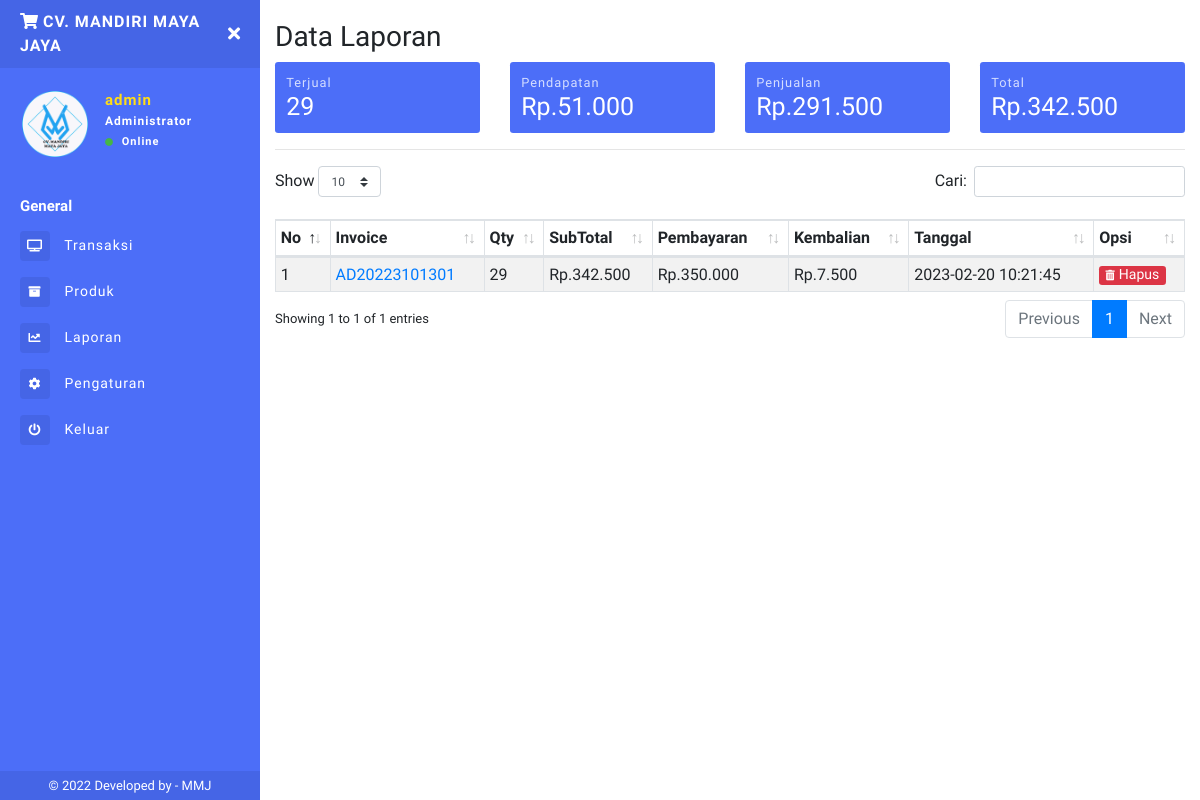
The app's page /laporan.php (signed in) with its own data.
### tables this page shows
CREATE TABLE `inv` (
  `invid` int(11) NOT NULL AUTO_INCREMENT,
  `invoice` varchar(100) NOT NULL,
  `tgl_inv` timestamp NOT NULL DEFAULT current_timestamp() ON UPDATE current_timestamp(),
  `pembayaran` int(11) NOT NULL,
  `kembalian` int(11) NOT NULL,
  `status` varchar(10) NOT NULL,
  PRIMARY KEY (`invid`)
);

### laporan.php (the view, shortened to what this page needs)
<?php include 'sidebar.php'; ?>
<?php
$i1 = mysqli_fetch_assoc(mysqli_query($conn,"SELECT SUM(qty) as totqty FROM laporan"));
$i2 = mysqli_fetch_assoc(mysqli_query($conn,"SELECT SUM(qty*harga_modal) as totdpt FROM laporan"));
$i3 = mysqli_fetch_assoc(mysqli_query($conn,"SELECT SUM(subtotal-qty*harga_modal) as totdpt1 FROM laporan"));
$i4 = mysqli_fetch_assoc(mysqli_query($conn,"SELECT SUM(subtotal) as isub FROM laporan"));
?>
    <h1 class="h3 mb-2">Data Laporan</h1>
        <div class="row">
            <div class="col-6 col-sm-6 col-md-3 col-lg-3 m-pr-1 m-mb-1">
                <div class="box-laporan">
                    <p class="small mb-0">Terjual</p>
                    <h5 class="mb-0"><?php echo ribuan($i1['totqty']); ?></h5>
                </div>
            </div>
            <div class="col-6 col-sm-6 col-md-3 col-lg-3 m-pl-1 m-mb-1">
                <div class="box-laporan">
                    <p class="small mb-0">Pendapatan</p>
                    <h5 class="mb-0">Rp.<?php echo ribuan($i3['totdpt1']); ?></h5>
                </div>
            </div>
            <div class="col-6 col-sm-6 col-md-3 col-lg-3 m-pr-1">
                <div class="box-laporan">
                    <p class="small mb-0">Penjualan</p>
                    <h5 class="mb-0">Rp.<?php echo ribuan($i2['totdpt']); ?></h5>
                </div>
            </div>
            <div class="col-6 col-sm-6 col-md-3 col-lg-3 m-pl-1">
                <div class="box-laporan">
                    <p class="small mb-0">Total</p>
                    <h5 class="mb-0">Rp.<?php echo ribuan($i4['isub']); ?></h5>
                </div>
            </div>
        </div>
<hr>
<table class="table table-striped table-sm table-bordered dt-responsive nowrap" id="table" width="100%">
<thead>
  <tr>
    <th>No</th>
    <th>Invoice</th>
    <th>Qty</th>
    <th>SubTotal</th>
    <th>Pembayaran</th>
    <th>Kembalian</th>
    <th>Tanggal</th>
    <th>Opsi</th>
  </tr>
</thead>
<tbody>
<?php
    $no = 1;
    $data_laporan = mysqli_query($conn,"SELECT * FROM inv WHERE status='selesai' ORDER BY invid ASC");
    while($d = mysqli_fetch_array($data_laporan)){
      $oninv = $d['invoice'];
        ?>
  <tr>
    <td><?php echo $no++; ?></td>
    <td><a href="invoice.php?detail=<?php echo $oninv ?>"><?php echo $d['invoice']; ?></a></td>
    <td><?php
  $result1 = mysqli_query($conn,"SELECT SUM(qty) AS count FROM laporan WHERE invoice='$oninv'");
  $cekrow = mysqli_num_rows($result1);
  $row1 = mysqli_fetch_assoc($result1);
  $count = $row1['count'];
  if($cekrow > 0){
      echo ribuan($count);
      } else {
          echo '0';
      }?></td>
    <td>Rp.<?php
  $result2 = mysqli_query($conn,"SELECT SUM(subtotal) AS count1 FROM laporan WHERE invoice='$oninv'");
  $cekrow1 = mysqli_num_rows($result2);
  $row2 = mysqli_fetch_assoc($result2);
  $count1 = $row2['count1'];
  if($cekrow1 > 0){
      echo ribuan($count1);
      } else {
          echo '0';
      }?></td>
    <td>Rp.<?php echo ribuan($d['pembayaran']); ?></td>
    <td>Rp.<?php echo ribuan($d['kembalian']); ?></td>
    <td><?php echo $d['tgl_inv']; ?></td>
    <td>
      <form method="post">
        <button type="submit" name="Remove" class="btn btn-danger btn-xs">
          <i class="fas fa-trash-alt fa-xs mr-1"></i>Hapus</button>
      </form>
    </td>
  </tr>
  <?php } ?>
</tbody>
</table>
<?php include 'footer.php'; ?>

### sidebar.php (shortened to what this page needs)
<?php
include "config.php";
  function ribuan ($nilai){
    return number_format ($nilai, 0, ',', '.');
}
$uid = $_SESSION['userid'];
$DataLogin = mysqli_fetch_array(mysqli_query($conn,"SELECT * FROM login WHERE userid='$uid'"));
$username = $DataLogin['username'];
$toko = $DataLogin['toko'];
$logo = $DataLogin['logo'];
?>
<!DOCTYPE html>
<html>
<head>
    <link rel="stylesheet" href="https://maxcdn.bootstrapcdn.com/bootstrap/4.0.0/css/bootstrap.min.css">
    <link href="assets/css/style.css" rel="stylesheet">
    <link href="https://use.fontawesome.com/releases/v5.0.6/css/all.css" rel="stylesheet">
    <link href="assets/vendor/datatables/dataTables.bootstrap4.min.css" rel="stylesheet">
  <link href="assets/vendor/datatables/responsive.bootstrap4.min.css" rel="stylesheet">
</head>
<body>
<div class="page-wrapper chiller-theme toggled">
  <nav id="sidebar" class="sidebar-wrapper">
    <div class="sidebar-content">
      <div class="sidebar-brand">
        <a href="./"><i class="fas fa-shopping-cart mr-1"></i><?php echo $toko ?></a>
        <div id="close-sidebar">
          <i class="fas fa-times"></i>
        </div>
      </div>
      <div class="sidebar-header">
        <div class="user-pic" style="height:70px;width:70px;">
          <img class="img-responsive img-rounded" src="assets/images/<?php echo $logo ?>"
            alt="User picture">
        </div>
        <div class="user-info">
          <span class="user-name"><?php echo $username ?>
          </span>
          <span class="user-role">Administrator</span>
          <span class="user-status">
            <i class="fa fa-circle"></i>
            <span>Online</span>
          </span>
        </div>
      </div>
      <div class="sidebar-menu">
        <ul>
          <li class="header-menu">
            <span>General</span>
          </li>
          <li>
            <a href="index.php">
              <i class="fas fa-tv"></i>
              <span>Transaksi</span>
            </a>
          </li>
          <li>
            <a href="produk.php">
            <i class="fas fa-archive"></i>
              <span>Produk</span>
            </a>
          </li>
          <li>
            <a href="laporan.php">
              <i class="fa fa-chart-line"></i>
              <span>Laporan</span>
            </a>
          </li>
          <li>
            <a href="pengaturan.php">
              <i class="fa fa-cog"></i>
              <span>Pengaturan</span>
            </a>
          </li>
          <li>
            <a href="#Exit" data-toggle="modal">
              <i class="fa fa-power-off"></i>
              <span>Keluar</span>
            </a>
          </li>
        </ul>
      </div>
    </div>
    <div class="sidebar-footer">
    © 2022 Developed by - <a target="_blank" rel="noopener noreferrer" href="https://mmj.my.id">
     MMJ</a>
    </div>
  </nav>
  <main class="page-content">
    <div class="container-fluid">
    <div class="d-block d-sm-block d-md-none d-lg-none py-2"></div>

### records on screen
inv: invoice "AD20223101301", count "29", count1 "342.500", pembayaran "350.000", kembalian "7.500", tgl_inv "2023-02-20 10:21:45"

### other values on screen
$toko "CV. MANDIRI MAYA JAYA"
$username "admin"
ribuan($i1['totqty']) "29"
ribuan($i3['totdpt1']) "51.000"
ribuan($i2['totdpt']) "291.500"
ribuan($i4['isub']) "342.500"
